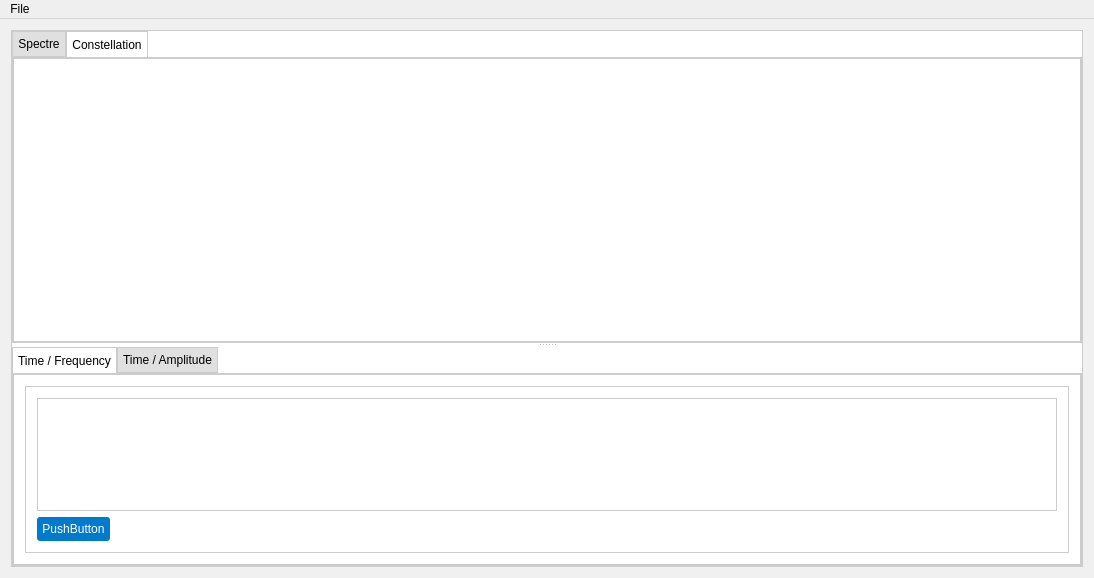
<?xml version="1.0" encoding="UTF-8"?>
<ui version="4.0">
 <class>AquaWaveWindow</class>
 <widget class="QMainWindow" name="AquaWaveWindow">
  <property name="geometry">
   <rect>
    <x>0</x>
    <y>0</y>
    <width>1094</width>
    <height>578</height>
   </rect>
  </property>
  <property name="windowTitle">
   <string>AquaWave</string>
  </property>
  <property name="styleSheet">
   <string notr="true">
QMainWindow {
    background-color: #f0f0f0;
}
QFrame {
    background-color: #ffffff;
    border: 1px solid #cccccc;
}
QPushButton {
    background-color: #007acc;
    color: white;
    border: none;
    padding: 5px;
    border-radius: 3px;
}
QPushButton:hover {
    background-color: #005f9e;
}
QPushButton:pressed {
    background-color: #004a7c;
}
QTabWidget::pane {
    border: 1px solid #cccccc;
    background: #ffffff;
}
QTabBar::tab {
    background: #e0e0e0;
    border: 1px solid #cccccc;
    padding: 5px;
}
QTabBar::tab:selected {
    background: #ffffff;
    border-bottom: none;
}
   </string>
  </property>
  <widget class="QWidget" name="centralWidget">
   <property name="minimumSize">
    <size>
     <width>400</width>
     <height>400</height>
    </size>
   </property>
   <layout class="QGridLayout" name="gridLayout">
    <item row="0" column="0">
     <widget class="QSplitter" name="splitter">
      <property name="orientation">
       <enum>Qt::Vertical</enum>
      </property>
      <widget class="QTabWidget" name="harmonics_viewer_tab_widget">
       <property name="sizePolicy">
        <sizepolicy hsizetype="Preferred" vsizetype="Minimum">
         <horstretch>0</horstretch>
         <verstretch>3</verstretch>
        </sizepolicy>
       </property>
       <property name="currentIndex">
        <number>1</number>
       </property>
       <widget class="QWidget" name="spectre_tab">
        <attribute name="title">
         <string>Spectre</string>
        </attribute>
        <layout class="QGridLayout" name="gridLayout_2" columnstretch="0,0">
         <item row="0" column="0">
          <layout class="QGridLayout" name="gridLayout_4">
           <item row="0" column="0">
            <widget class="QPushButton" name="do_something">
             <property name="sizePolicy">
              <sizepolicy hsizetype="Fixed" vsizetype="Fixed">
               <horstretch>0</horstretch>
               <verstretch>0</verstretch>
              </sizepolicy>
             </property>
             <property name="minimumSize">
              <size>
               <width>25</width>
               <height>25</height>
              </size>
             </property>
             <property name="maximumSize">
              <size>
               <width>25</width>
               <height>25</height>
              </size>
             </property>
             <property name="text">
              <string>SMTH</string>
             </property>
            </widget>
           </item>
           <item row="1" column="0">
            <widget class="QPushButton" name="scale_for_example">
             <property name="sizePolicy">
              <sizepolicy hsizetype="Preferred" vsizetype="Fixed">
               <horstretch>0</horstretch>
               <verstretch>0</verstretch>
              </sizepolicy>
             </property>
             <property name="minimumSize">
              <size>
               <width>25</width>
               <height>25</height>
              </size>
             </property>
             <property name="maximumSize">
              <size>
               <width>25</width>
               <height>25</height>
              </size>
             </property>
             <property name="text">
              <string>SCALE</string>
             </property>
            </widget>
           </item>
           <item row="2" column="0">
            <spacer name="verticalSpacer">
             <property name="orientation">
              <enum>Qt::Vertical</enum>
             </property>
             <property name="sizeHint" stdset="0">
              <size>
               <width>20</width>
               <height>40</height>
              </size>
             </property>
            </spacer>
           </item>
          </layout>
         </item>
         <item row="0" column="1">
          <widget class="QFrame" name="spectre_groupbox">
           <layout class="QVBoxLayout" name="verticalLayout">
            <item>
             <widget class="QLabel" name="single_chart_widget">
              <property name="sizePolicy">
               <sizepolicy hsizetype="Expanding" vsizetype="Expanding">
                <horstretch>0</horstretch>
                <verstretch>0</verstretch>
               </sizepolicy>
              </property>
              <property name="minimumSize">
               <size>
                <width>100</width>
                <height>50</height>
               </size>
              </property>
              <property name="text">
               <string/>
              </property>
             </widget>
            </item>
            <item>
             <layout class="QHBoxLayout" name="horizontalLayout"/>
            </item>
           </layout>
          </widget>
         </item>
        </layout>
       </widget>
       <widget class="QWidget" name="constellation_tab">
        <attribute name="title">
         <string>Constellation</string>
        </attribute>
       </widget>
      </widget>
      <widget class="QTabWidget" name="time_domain_viewer_tab_widget">
       <property name="sizePolicy">
        <sizepolicy hsizetype="Preferred" vsizetype="Minimum">
         <horstretch>0</horstretch>
         <verstretch>2</verstretch>
        </sizepolicy>
       </property>
       <property name="currentIndex">
        <number>0</number>
       </property>
       <widget class="QWidget" name="time_freq_tab">
        <attribute name="title">
         <string>Time / Frequency</string>
        </attribute>
        <layout class="QGridLayout" name="gridLayout_3">
         <item row="0" column="0">
          <widget class="QFrame" name="time_freq_frame">
           <layout class="QVBoxLayout" name="verticalLayout_2">
            <item>
             <widget class="QLabel" name="label">
              <property name="sizePolicy">
               <sizepolicy hsizetype="Preferred" vsizetype="Expanding">
                <horstretch>0</horstretch>
                <verstretch>0</verstretch>
               </sizepolicy>
              </property>
              <property name="minimumSize">
               <size>
                <width>100</width>
                <height>50</height>
               </size>
              </property>
              <property name="text">
               <string/>
              </property>
             </widget>
            </item>
            <item>
             <widget class="QPushButton" name="pushButton_3">
              <property name="sizePolicy">
               <sizepolicy hsizetype="Maximum" vsizetype="Fixed">
                <horstretch>0</horstretch>
                <verstretch>0</verstretch>
               </sizepolicy>
              </property>
              <property name="text">
               <string>PushButton</string>
              </property>
             </widget>
            </item>
           </layout>
          </widget>
         </item>
        </layout>
       </widget>
       <widget class="QWidget" name="time_ampl_time">
        <attribute name="title">
         <string>Time / Amplitude</string>
        </attribute>
       </widget>
      </widget>
     </widget>
    </item>
   </layout>
  </widget>
  <widget class="QMenuBar" name="menuBar">
   <property name="geometry">
    <rect>
     <x>0</x>
     <y>0</y>
     <width>1094</width>
     <height>21</height>
    </rect>
   </property>
   <widget class="QMenu" name="menu_file">
    <property name="title">
     <string>File</string>
    </property>
    <addaction name="new_file_menu_action"/>
   </widget>
   <addaction name="menu_file"/>
  </widget>
  <action name="new_file_menu_action">
   <property name="text">
    <string>Open</string>
   </property>
  </action>
  <action name="new_file_action">
   <property name="text">
    <string>Open File</string>
   </property>
  </action>
 </widget>
 <layoutdefault spacing="6" margin="11"/>
 <resources>
  <include location="AquaWave.qrc"/>
 </resources>
 <connections/>
</ui>
